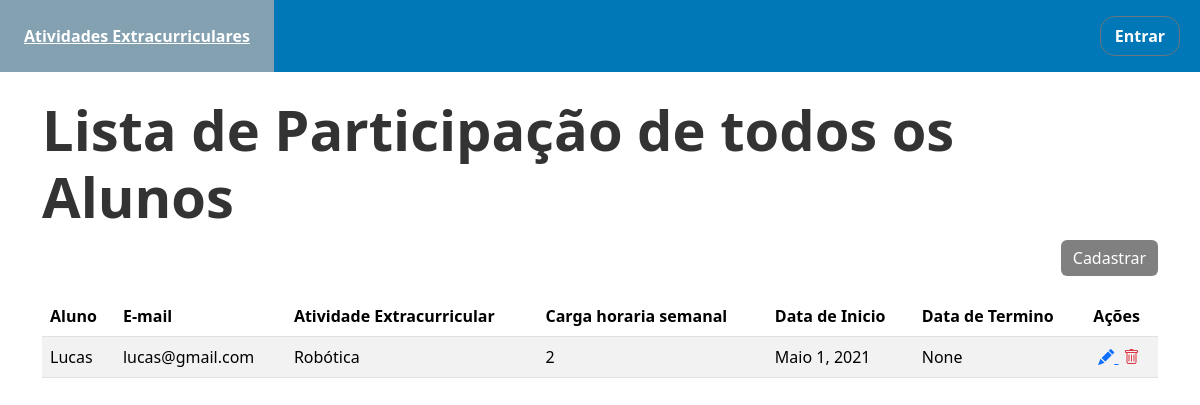
Page /aluno_participa/ on the committed database.
### site_pfi/models.py (models this page shows)
class AlunoParticipa(models.Model):
    data_inicio = models.DateField()
    data_final = models.DateField(blank=True, null=True) #Talvez colocar valor default
    carga_horaria_semanal = models.IntegerField()
    fk_atividade_extracurricualar = models.ForeignKey('AtividadeExtracurricular', on_delete=models.DO_NOTHING)
    fk_aluno = models.ForeignKey('Aluno', on_delete=models.DO_NOTHING)

class Aluno(models.Model):
    nome = models.CharField(max_length=50)
    email = models.EmailField(max_length=80)
    matricula = models.CharField(max_length=30, unique=True)
    fk_curso = models.ForeignKey('Curso',on_delete=models.SET_NULL, null=True, blank=True )
    def __str__(self):
        return self.nome

class AtividadeExtracurricular(models.Model):
    nome = models.CharField(max_length=50)
    descricao = models.TextField() #Talvez depois definir um numero maximo de caracterres
    tipo = models.CharField(max_length=50)
    situacao = models.CharField(max_length=50)
    data_inicio = models.DateField()
    data_termino = models.DateField(blank=True, null=True)
    docente = models.ForeignKey('Docente', on_delete=models.DO_NOTHING)
    def __str__(self):
        return self.nome

### site_pfi/views.py (the view)
# urls.py: path('aluno_participa/', AlunoParticipaListView.as_view(), name='aluno_participa'),
class AlunoParticipaListView(ListView):
    model = AlunoParticipa
    template_name = 'aluno_participa_list.html'
    form_class = AlunoParticipaForms
    context_object_name = 'participa_aluno'
    extra_context = {'form_titulo': 'Lista de Participação de todos os Alunos'}

### templates/aluno_participa_list.html (shortened to what this page needs)
{% extends 'page.html' %}
{% block conteudo %}
    <div class="content container mt-4">
        <h2 class="section-title">
            {{ form_titulo }}
        </h2>
        <div class="text-end">
            <a class="btn btn-success" href="{% url 'nova_participacao' %}" style="background-color: gray; border: gray">Cadastrar </a>
        </div>
        <table class="table table-striped" style="margin-top: 20px;"    >
            <thead class='table'>
            <tr>
                <th>Aluno</th>
                <th>E-mail</th>
                <th>Atividade Extracurricular</th>
                <th>Carga horaria semanal</th>
                <th>Data de Inicio</th>
                <th>Data de Termino</th>
                <th>Ações</th>
            </tr>
            </thead>
            <tbody>
            {% for al in participa_aluno %}
                <tr>
                    <td>{{ al.fk_aluno }}</td>
                    <td>{{ al.fk_aluno.email }}</td>
                    <td>{{ al.fk_atividade_extracurricualar }}</td>
                    <td>{{ al.carga_horaria_semanal }}</td>
                    <td>{{ al.data_inicio }}</td>
                    <td>{{ al.data_final }}</td>
                    <td>
                        <a href="{% url 'editar_paticipacao' al.pk %}" style="margin-left: 5px">
                            <i class="bi bi-pencil-fill"></i>
                        </a>
                        <a class="text-danger" href="{% url 'remover_participacao' al.pk %}" style="margin-left: 5px">
                            <i class="bi bi-trash"></i>
                        </a>
                    </td>
                </tr>
            {% endfor %}
            </tbody>
        </table>
    </div>
{% endblock conteudo %}

### site_pfi/static/estilo.css (style rules this page uses)
*, *:after, *:before { margin: 0; padding: 0; box-sizing: border-box; }
body { font-size: 1.5rem; background: black; }
th { padding: 2px 6px; }
td { padding: 0px 6px; }
.container { max-width: 900px; margin: auto; }
.section-title { font-size: 3.5rem; font-weight: bold; color: #333; margin-bottom: 2rem; }
.section-title { margin-bottom: 10px; }

### rows in the picture
AlunoParticipa: fk_aluno "Lucas", fk_aluno.email "lucas@gmail.com", fk_atividade_extracurricualar "Robótica", carga_horaria_semanal "2", data_inicio "Maio 1, 2021", data_final "None"
